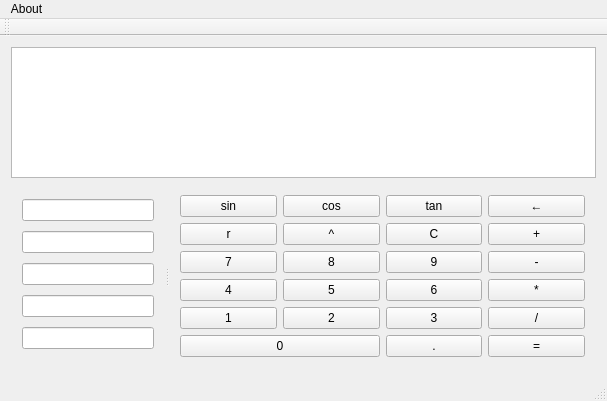
<?xml version="1.0" encoding="UTF-8"?>
<ui version="4.0">
 <class>MainWindow</class>
 <widget class="QMainWindow" name="MainWindow">
  <property name="geometry">
   <rect>
    <x>0</x>
    <y>0</y>
    <width>607</width>
    <height>401</height>
   </rect>
  </property>
  <property name="windowTitle">
   <string>MainWindow</string>
  </property>
  <widget class="QWidget" name="centralWidget">
   <layout class="QGridLayout" name="gridLayout_2">
    <item row="0" column="0">
     <widget class="QTextEdit" name="textEdit">
      <property name="focusPolicy">
       <enum>Qt::NoFocus</enum>
      </property>
     </widget>
    </item>
    <item row="1" column="0">
     <widget class="QSplitter" name="splitter">
      <property name="orientation">
       <enum>Qt::Horizontal</enum>
      </property>
      <widget class="QWidget" name="">
       <layout class="QVBoxLayout" name="verticalLayout">
        <item>
         <widget class="QLineEdit" name="lineEdit1">
          <property name="focusPolicy">
           <enum>Qt::NoFocus</enum>
          </property>
         </widget>
        </item>
        <item>
         <widget class="QLineEdit" name="lineEdit2">
          <property name="focusPolicy">
           <enum>Qt::NoFocus</enum>
          </property>
         </widget>
        </item>
        <item>
         <widget class="QLineEdit" name="lineEdit3">
          <property name="focusPolicy">
           <enum>Qt::NoFocus</enum>
          </property>
         </widget>
        </item>
        <item>
         <widget class="QLineEdit" name="lineEdit4">
          <property name="focusPolicy">
           <enum>Qt::NoFocus</enum>
          </property>
         </widget>
        </item>
        <item>
         <widget class="QLineEdit" name="lineEdit5">
          <property name="focusPolicy">
           <enum>Qt::NoFocus</enum>
          </property>
         </widget>
        </item>
       </layout>
      </widget>
      <widget class="QWidget" name="">
       <layout class="QGridLayout" name="gridLayout">
        <item row="3" column="3">
         <widget class="QPushButton" name="pushButtonMultiply">
          <property name="text">
           <string>*</string>
          </property>
          <property name="shortcut">
           <string>*</string>
          </property>
         </widget>
        </item>
        <item row="2" column="2">
         <widget class="QPushButton" name="pushButton9">
          <property name="text">
           <string>9</string>
          </property>
          <property name="shortcut">
           <string>9</string>
          </property>
         </widget>
        </item>
        <item row="3" column="0">
         <widget class="QPushButton" name="pushButton4">
          <property name="text">
           <string>4</string>
          </property>
          <property name="shortcut">
           <string>4</string>
          </property>
         </widget>
        </item>
        <item row="1" column="2">
         <widget class="QPushButton" name="pushButtonC">
          <property name="text">
           <string>C</string>
          </property>
          <property name="shortcut">
           <string>C</string>
          </property>
         </widget>
        </item>
        <item row="2" column="1">
         <widget class="QPushButton" name="pushButton8">
          <property name="text">
           <string>8</string>
          </property>
          <property name="shortcut">
           <string>8</string>
          </property>
         </widget>
        </item>
        <item row="5" column="2">
         <widget class="QPushButton" name="pushButtonPoint">
          <property name="text">
           <string>.</string>
          </property>
          <property name="shortcut">
           <string>.</string>
          </property>
         </widget>
        </item>
        <item row="0" column="0">
         <widget class="QPushButton" name="pushButtonSin">
          <property name="text">
           <string>sin</string>
          </property>
         </widget>
        </item>
        <item row="1" column="3">
         <widget class="QPushButton" name="pushButtonAdd">
          <property name="text">
           <string>+</string>
          </property>
          <property name="shortcut">
           <string>+</string>
          </property>
         </widget>
        </item>
        <item row="1" column="1">
         <widget class="QPushButton" name="pushButtonPower">
          <property name="text">
           <string>^</string>
          </property>
          <property name="shortcut">
           <string>^</string>
          </property>
         </widget>
        </item>
        <item row="4" column="3">
         <widget class="QPushButton" name="pushButtonDivide">
          <property name="text">
           <string>/</string>
          </property>
          <property name="shortcut">
           <string>/</string>
          </property>
         </widget>
        </item>
        <item row="4" column="1">
         <widget class="QPushButton" name="pushButton2">
          <property name="text">
           <string>2</string>
          </property>
          <property name="shortcut">
           <string>2</string>
          </property>
         </widget>
        </item>
        <item row="1" column="0">
         <widget class="QPushButton" name="pushButtonRoot">
          <property name="text">
           <string>r</string>
          </property>
          <property name="shortcut">
           <string>R</string>
          </property>
         </widget>
        </item>
        <item row="2" column="0">
         <widget class="QPushButton" name="pushButton7">
          <property name="text">
           <string>7</string>
          </property>
          <property name="shortcut">
           <string>7</string>
          </property>
         </widget>
        </item>
        <item row="3" column="1">
         <widget class="QPushButton" name="pushButton5">
          <property name="text">
           <string>5</string>
          </property>
          <property name="shortcut">
           <string>5</string>
          </property>
         </widget>
        </item>
        <item row="4" column="2">
         <widget class="QPushButton" name="pushButton3">
          <property name="text">
           <string>3</string>
          </property>
          <property name="shortcut">
           <string>3</string>
          </property>
         </widget>
        </item>
        <item row="0" column="3">
         <widget class="QPushButton" name="pushButtonBack">
          <property name="text">
           <string>←</string>
          </property>
          <property name="shortcut">
           <string>Backspace</string>
          </property>
         </widget>
        </item>
        <item row="4" column="0">
         <widget class="QPushButton" name="pushButton1">
          <property name="text">
           <string>1</string>
          </property>
          <property name="shortcut">
           <string>1</string>
          </property>
         </widget>
        </item>
        <item row="0" column="1">
         <widget class="QPushButton" name="pushButtonCos">
          <property name="text">
           <string>cos</string>
          </property>
         </widget>
        </item>
        <item row="5" column="0" colspan="2">
         <widget class="QPushButton" name="pushButton0">
          <property name="text">
           <string>0</string>
          </property>
          <property name="shortcut">
           <string>0</string>
          </property>
         </widget>
        </item>
        <item row="0" column="2">
         <widget class="QPushButton" name="pushButtonTan">
          <property name="text">
           <string>tan</string>
          </property>
         </widget>
        </item>
        <item row="5" column="3">
         <widget class="QPushButton" name="pushButtonEqual">
          <property name="text">
           <string>=</string>
          </property>
          <property name="shortcut">
           <string>Enter</string>
          </property>
         </widget>
        </item>
        <item row="3" column="2">
         <widget class="QPushButton" name="pushButton6">
          <property name="text">
           <string>6</string>
          </property>
          <property name="shortcut">
           <string>6</string>
          </property>
         </widget>
        </item>
        <item row="2" column="3">
         <widget class="QPushButton" name="pushButtonSubstract">
          <property name="text">
           <string>-</string>
          </property>
          <property name="shortcut">
           <string>-</string>
          </property>
         </widget>
        </item>
       </layout>
      </widget>
     </widget>
    </item>
   </layout>
  </widget>
  <widget class="QMenuBar" name="menuBar">
   <property name="geometry">
    <rect>
     <x>0</x>
     <y>0</y>
     <width>607</width>
     <height>22</height>
    </rect>
   </property>
   <widget class="QMenu" name="menuAbout">
    <property name="title">
     <string>About</string>
    </property>
    <addaction name="actionContact"/>
   </widget>
   <addaction name="menuAbout"/>
  </widget>
  <widget class="QToolBar" name="mainToolBar">
   <attribute name="toolBarArea">
    <enum>TopToolBarArea</enum>
   </attribute>
   <attribute name="toolBarBreak">
    <bool>false</bool>
   </attribute>
  </widget>
  <widget class="QStatusBar" name="statusBar"/>
  <action name="actionContact">
   <property name="text">
    <string>Contact</string>
   </property>
  </action>
 </widget>
 <layoutdefault spacing="6" margin="11"/>
 <resources/>
 <connections/>
</ui>
